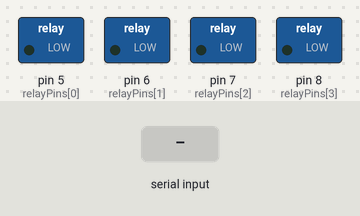
Recording of a sketch running on a simulated Arduino Uno, built with avr-gcc and run on an emulated ATmega328P. On the bench: switched loads named in the sketch (green lamp = pin HIGH). The test bench sets the inputs (shaded band).

Above: at 1.2 s.
1.3 s: "A" received over Serial
At 1.45 s:
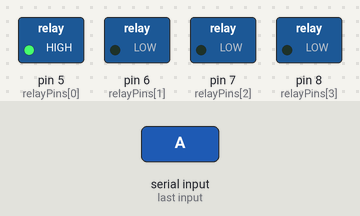
3.1 s: "B" received over Serial
At 3.25 s:
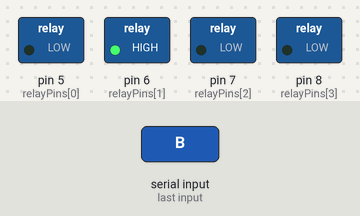
4.9 s: "C" received over Serial
At 5.05 s:
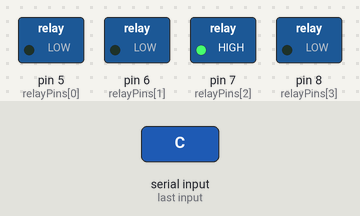
6.7 s: "D" received over Serial
At 6.85 s:
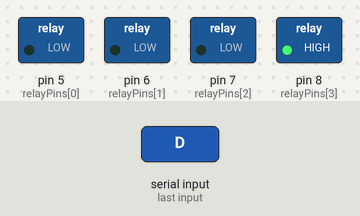
Timing chart, 0 to 9.5 s (numbered marks = the images above; inputs shaded):
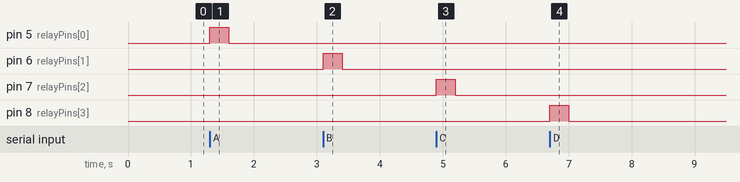

Measured:
- after the input at 1.3 s, pin 5 (relayPins[0]): LOW → HIGH at once, → LOW 0.30 s later
- after the input at 3.1 s, pin 6 (relayPins[1]): LOW → HIGH at once, → LOW 0.30 s later
- after the input at 4.9 s, pin 7 (relayPins[2]): LOW → HIGH at once, → LOW 0.30 s later
- after the input at 6.7 s, pin 8 (relayPins[3]): LOW → HIGH at once, → LOW 0.30 s later

The sketch:

dispense.ino
```cpp
// Auto Medicine Cabinet dispenser firmware
// Listens for serial commands A, B, C, or D and toggles relays on pins 5-8

const int relayPins[4] = {5, 6, 7, 8};
const int pulseMs = 300;

void setup() {
  Serial.begin(115200);
  for (int i = 0; i < 4; i++) {
    pinMode(relayPins[i], OUTPUT);
    digitalWrite(relayPins[i], LOW);
  }
}

void pulseRelay(int idx) {
  digitalWrite(relayPins[idx], HIGH);
  delay(pulseMs);
  digitalWrite(relayPins[idx], LOW);
}

void loop() {
  if (Serial.available() > 0) {
    char cmd = Serial.read();
    switch (cmd) {
      case 'A':
        pulseRelay(0);
        break;
      case 'B':
        pulseRelay(1);
        break;
      case 'C':
        pulseRelay(2);
        break;
      case 'D':
        pulseRelay(3);
        break;
      default:
        break;
    }
  }
}
```
